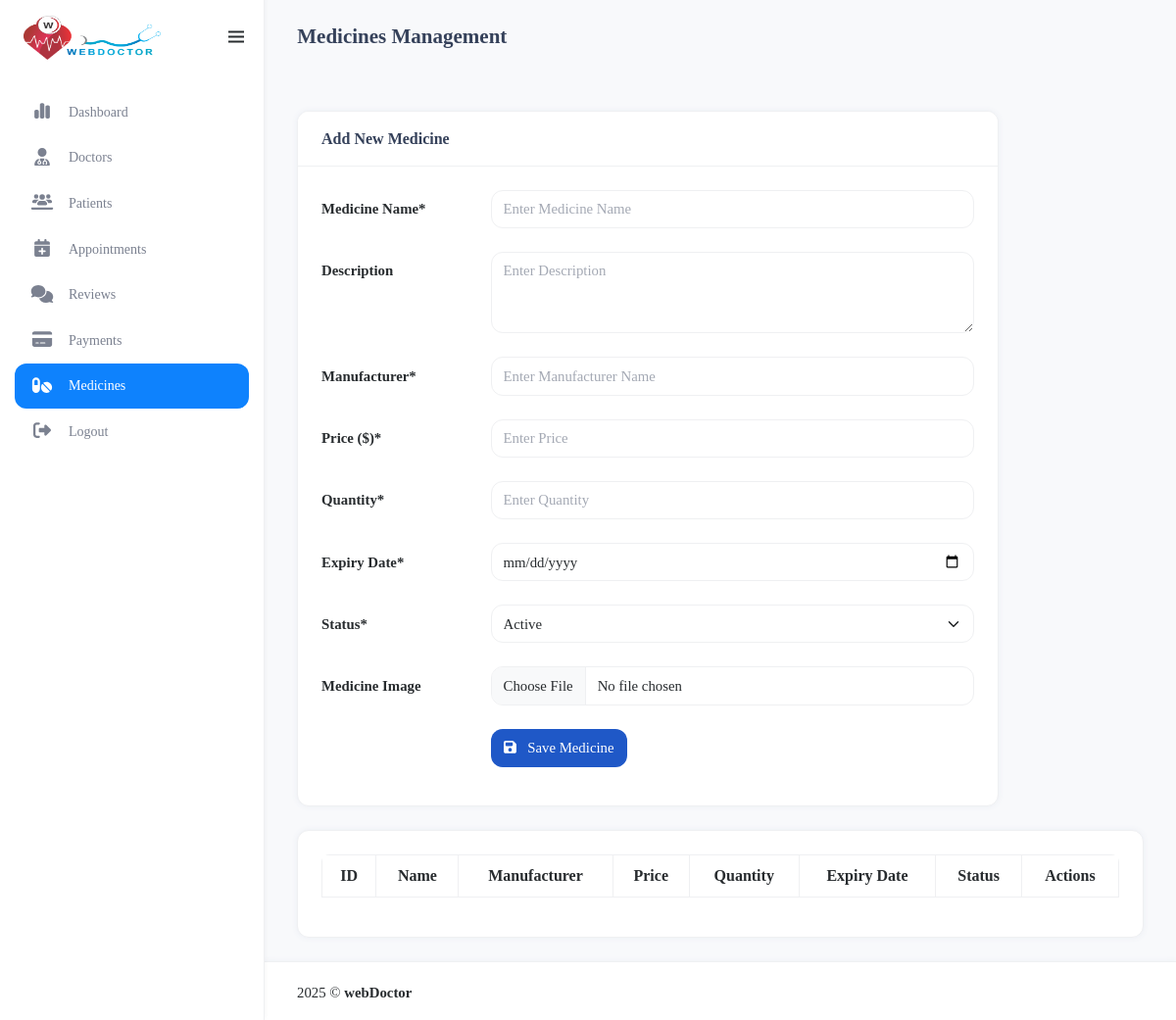
Page /admin_manage_medicines/ on the earlier database version.
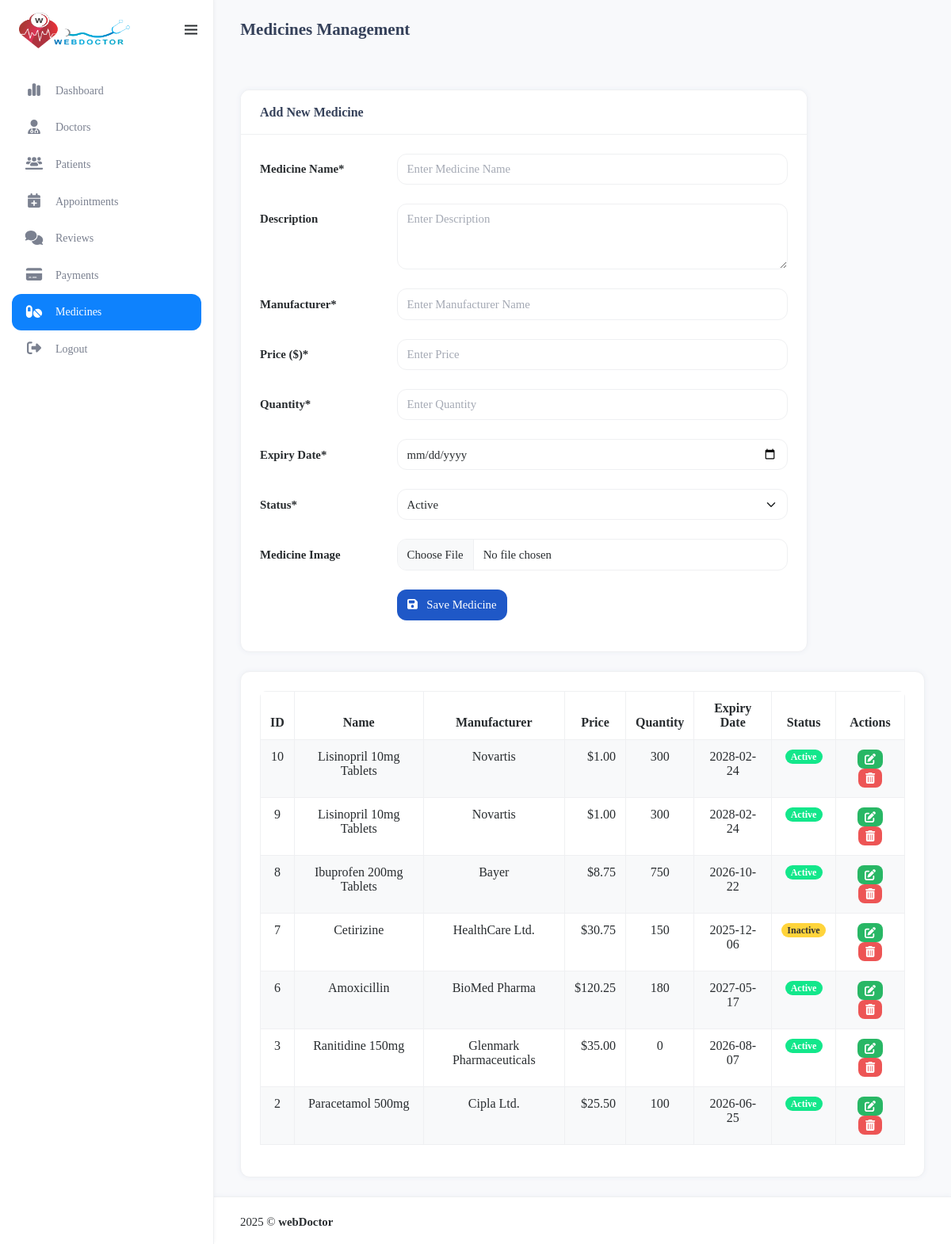
Same page on the later database version.
### myapp/models.py (models this page shows, shortened)
class Medicine(models.Model):
    STATUS_CHOICES = (
        ('Active', 'Active'),
        ('Inactive', 'Inactive'),
        ('Discontinued', 'Discontinued'),
    )
    name = models.CharField(max_length=100)
    description = models.TextField()
    manufacturer = models.CharField(max_length=100)
    price = models.DecimalField(max_digits=10, decimal_places=2)
    quantity = models.PositiveIntegerField()
    expiry_date = models.DateField()
    status = models.CharField(max_length=20, choices=STATUS_CHOICES, default='Active')
    created_at = models.DateTimeField(default=now)
    img = models.ImageField(upload_to='profile_pics/', blank=True, null=True)
    updated_at = models.DateTimeField(auto_now=True)

### myapp/views.py (the view)
# urls.py: path("admin_manage_medicines/",views.admin_manage_medicines,name="admin_manage_medicines"),
def admin_manage_medicines(request):
    medicines = Medicine.objects.all().order_by('-id')
    context = {
        'all': medicines,
        'is_edit_mode': False  # Default to add mode
    }
    return render(request, 'admin_manage_medicines.html', context)

### myapp/templates/admin_manage_medicines.html (shortened to what the changed rows need)
{% load static %}
<html lang="en" style="transform: none" class="fontawesome-i2svg-active fontawesome-i2svg-complete">
<head>
    <link href="{%static 'assets/admin_css/bootstrap.min.css' %}" id="bootstrap-style" rel="stylesheet" type="text/css" />
    <link href="{%static 'assets/admin_css/app.min.css' %}" id="app-style" rel="stylesheet" type="text/css" />
    <link href="{%static 'assets/admin_css/icons.min.css' %}" rel="stylesheet" type="text/css" />
    <link rel="stylesheet" href="https://cdnjs.cloudflare.com/ajax/libs/boxicons/2.1.4/css/boxicons.min.css" />
    <link rel="stylesheet" type="text/css" href="https://cdn.datatables.net/1.13.6/css/dataTables.bootstrap5.min.css" />
    <link rel="stylesheet" type="text/css" href="https://cdn.datatables.net/responsive/2.5.0/css/responsive.bootstrap5.min.css" />
    <link rel="stylesheet" href="https://cdnjs.cloudflare.com/ajax/libs/jquery-confirm/3.3.2/jquery-confirm.min.css" />
    <link rel="stylesheet" href="https://cdnjs.cloudflare.com/ajax/libs/font-awesome/6.4.2/css/all.min.css">
</head>
<body>
    <div id="layout-wrapper">
        <div class="main-content">
            <div class="page-content">
                <div class="container-fluid mt-3">
                    <div class="row">
                        <div class="col-12">
                            <div class="card">
                                <div class="card-body">
                                    <div class="table-responsive">
                                        <table id="medicineTable" class="table table-striped table-bordered dt-responsive nowrap" style="width:100%">
                                            <thead class="text-center">
                                                <tr>
                                                    <th>ID</th>
                                                    <th>Name</th>
                                                    <th>Manufacturer</th>
                                                    <th>Price</th>
                                                    <th>Quantity</th>
                                                    <th>Expiry Date</th>
                                                    <th>Status</th>
                                                    <th>Actions</th>
                                                </tr>
                                            </thead>
                                            <tbody class="text-center">
                                                {% for medicine in all %}
                                                <tr>
                                                    <td class="text-center">{{ medicine.id }}</td>
                                                    <td>{{ medicine.name }}</td>
                                                    <td>{{ medicine.manufacturer }}</td>
                                                    <td class="text-end">${{ medicine.price }}</td>
                                                    <td class="text-center">{{ medicine.quantity }}</td>
                                                    <td class="text-center">{{ medicine.expiry_date|date:"Y-m-d" }}</td>
                                                    <td class="text-center">
                                                        {% if medicine.status == 'Active' %}
                                                            <span class="badge badge-active">Active</span>
                                                        {% elif medicine.status == 'Inactive' %}
                                                            <span class="badge badge-inactive">Inactive</span>
                                                        {% else %}
                                                            <span class="badge badge-discontinued">Discontinued</span>
                                                        {% endif %}
                                                    </td>
                                                    <td class="text-center">
                                                        <a href="{% url 'admin_edit_medicine' medicine.id %}" class="btn btn-sm btn-success btn-action" title="Edit">
                                                            <i class="fas fa-edit"></i>
                                                        </a>
                                                        <a href="{% url 'admin_delete_medicine' medicine.id %}" class="btn btn-sm btn-danger btn-action btn-delete" title="Delete">
                                                            <i class="fas fa-trash-alt"></i>
                                                        </a>
                                                    </td>
                                                </tr>
                                                {% endfor %}
                                            </tbody>
                                        </table>
                                    </div>
                                </div>
                            </div>
                        </div>
                    </div>
                </div>
            </div>
        </div>
    </div>
</body>
</html>

Differences in the rows shown:
added Medicine: id "10", name "Lisinopril 10mg Tablets", manufacturer "Novartis", price "1.00", quantity "300", expiry_date "2028-02-24", status "Active"
added Medicine: id "9", name "Lisinopril 10mg Tablets", manufacturer "Novartis", price "1.00", quantity "300", expiry_date "2028-02-24", status "Active"
added Medicine: id "8", name "Ibuprofen 200mg Tablets", manufacturer "Bayer", price "8.75", quantity "750", expiry_date "2026-10-22", status "Active"
added Medicine: id "7", name "Cetirizine", manufacturer "HealthCare Ltd.", price "30.75", quantity "150", expiry_date "2025-12-06", status "Inactive"
added Medicine: id "6", name "Amoxicillin", manufacturer "BioMed Pharma", price "120.25", quantity "180", expiry_date "2027-05-17", status "Active"
added Medicine: id "3", name "Ranitidine 150mg", manufacturer "Glenmark Pharmaceuticals", price "35.00", quantity "0", expiry_date "2026-08-07", status "Active"
added Medicine: id "2", name "Paracetamol 500mg", manufacturer "Cipla Ltd.", price "25.50", quantity "100", expiry_date "2026-06-25", status "Active"
